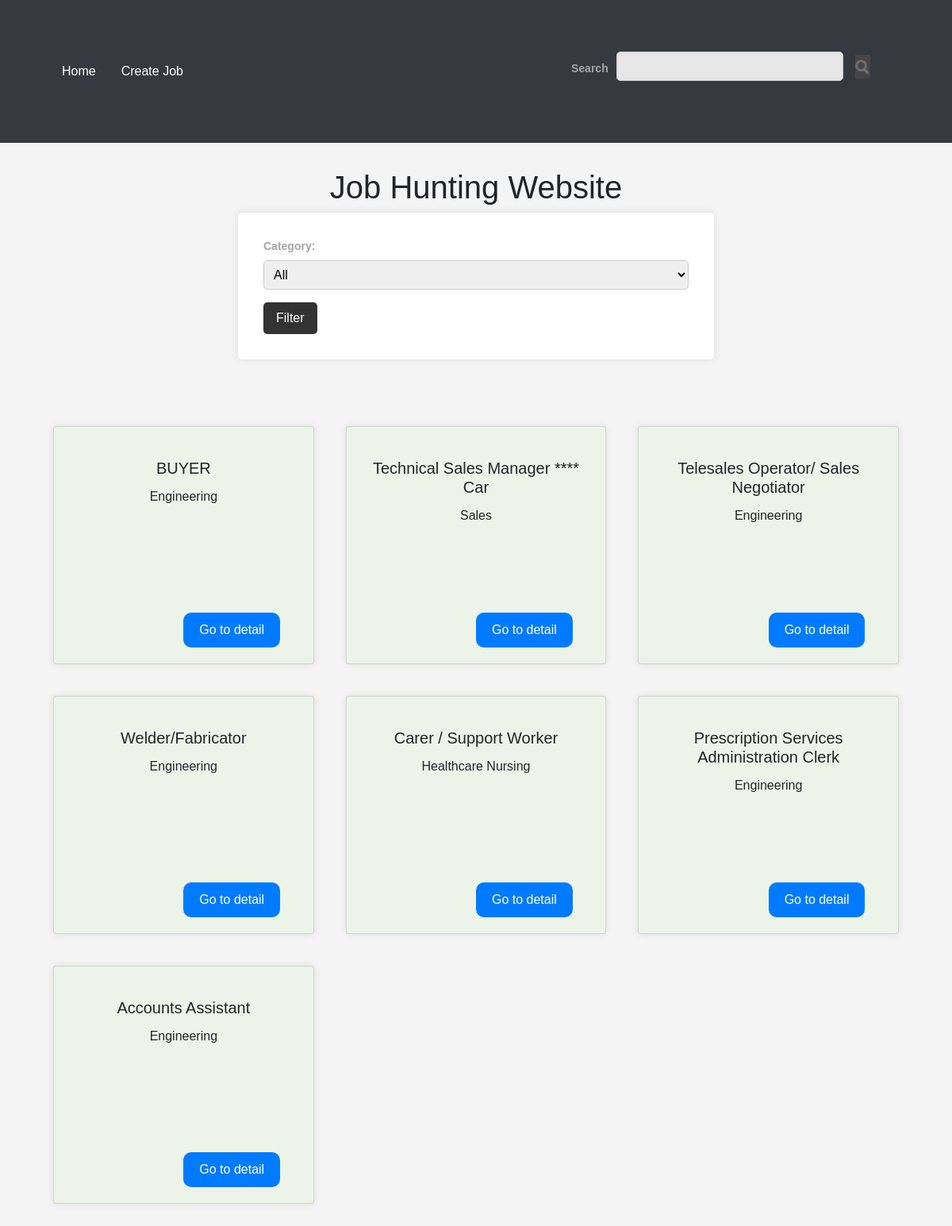
Before: / with the older database file.
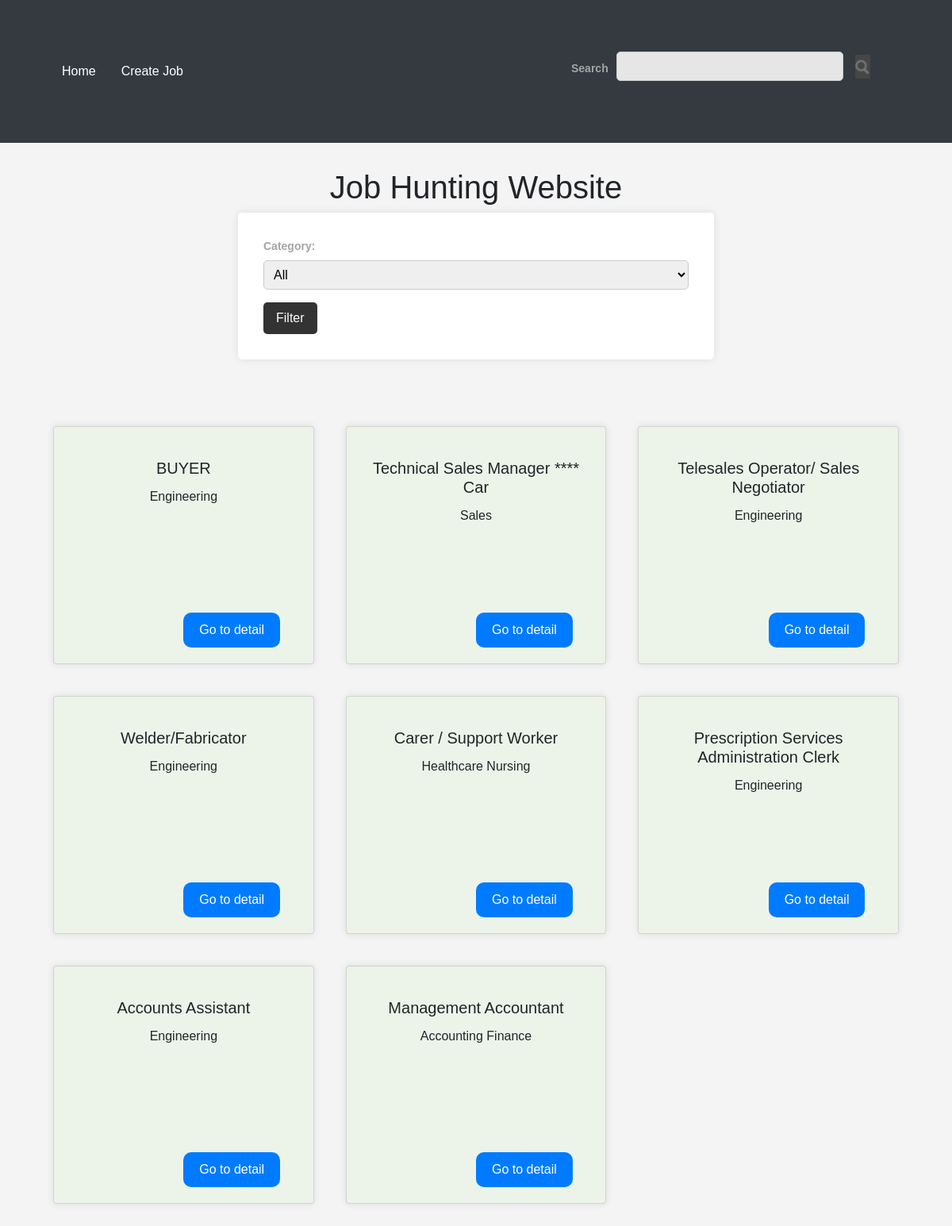
After: the same page with the newer database file.
### app.py (models this page shows)
class Job(db.Model):
    id = db.Column(db.Integer, primary_key=True)
    title = db.Column(db.String(100), nullable=False)
    description = db.Column(db.Text, nullable=False)
    category = db.Column(db.String(50), nullable=False)
    salary = db.Column(db.String(50), nullable=True)

### app.py (the view)
@app.route('/')
def index():
    category_filter = request.args.get('category')
    if category_filter:
        jobs = Job.query.filter_by(category=category_filter).all()
    else:
        jobs = Job.query.all()
    categories = ['Engineering', 'Healthcare Nursing', 'Accounting Finance', 'Sales']
    return render_template('index.html', jobs=jobs, categories=categories, selected_category=category_filter)

### templates/index.html (shortened to what this page needs)
{% extends 'base.html' %}
{% block content %}
<link rel="stylesheet" type="text/css" href="{{ url_for('static', filename='index-page.css') }}">
<h1>Job Hunting Website</h1>
<form method="GET" action="{{ url_for('index') }}">
  <label for="category">Category:</label>
  <select id="category" name="category">
    <option value="">All</option>
  </select>
  <button type="submit">Filter</button>
</form>
<div class="container"></div>
<div class="row">
  {% for job in jobs %}
  <div class="col-md-4">
    <div class="card">
      <div class="card-body">
        <h5 class="card-title">{{ job.title }}</h5>
        <p class="card-text">{{ job.category }}</p>
        <a href="{{ url_for('job_detail', job_id=job.id) }}" class="btn btn-primary">Go to detail</a>
      </div>
    </div>
  </div>
  {% endfor %}
</div>
</div>
{% endblock %}

### templates/base.html (shortened to what this page needs)
<!DOCTYPE html>
<html lang="en">
<head>
    <link rel="stylesheet" href="https://stackpath.bootstrapcdn.com/bootstrap/4.3.1/css/bootstrap.min.css"
>
</head>
<body>
    <nav class="navbar navbar-expand-lg navbar-dark bg-dark">
        <div class="container">
            <div class="collapse navbar-collapse" id="navbarSupportedContent">
                <ul class="navbar-nav mr-auto">
                    <li class="nav-item active">
                        <a href="{{ url_for('index') }}">Home</a>
                    </li>
                    <li class="nav-item">
                        <a href="{{ url_for('create_job') }}">Create Job</a>
                    </li>
                </ul>
                <form action="/search" method="POST" class="search-form">
                    <label for="search-string">Search</label>
                    <div class="fields">
                        <input type="text" name="searchword" class="field" />
                        <input type="submit" name="search" value="" class="submit" />
                    </div>
                </form>
            </div>
        </div>
    </nav>
    <div class="container">
        {% block content %}{% endblock %}
</body>
</html>

### static/index-page.css (style rules this page uses)
.card { padding: 20px 10px; margin: 20px 5px; height: 300px; background-color: #ecf4ea; box-shadow: 0 0 10px rgba(21, 21, 21, 0.1); transition: all 0.2s ease-in-out; justify-content: space-between; align-items: center; overflow: hidden; }
.card-body { text-align: center; }
.btn-primary { padding: 10px 20px; font-size: 16px; border-radius: 10px; color: #fff; border: none; }
.btn { display: block; position: absolute; bottom: 20px; left: 50%; }

### templates/base.html (style rules this page uses)
body { font-family: Arial, sans-serif; margin: 0; padding: 0; background-color: #f4f4f4; }
nav { background-color: #333; color: #fff; padding: 1em; text-align: center; }
nav a { color: #fff; margin: 0 1em; text-decoration: none; }
.container { padding: 2em; }
form { background-color: #fff; padding: 2em; border-radius: 5px; box-shadow: 0 0 10px rgba(0, 0, 0, 0.1); max-width: 600px; margin: 0 auto; }
label { display: block; margin-bottom: 0.5em; font-weight: bold; }
input[type="text"], textarea, select { width: 100%; padding: 0.5em; margin-bottom: 1em; border: 1px solid #ccc; border-radius: 5px; }
button { background-color: #333; color: #fff; padding: 0.5em 1em; border: none; border-radius: 5px; cursor: pointer; }
h1 { text-align: center; }
.search-form { background-color: #343a40; width: 450px; height: 100px; margin: 0; padding: 32px; font-family: Arial, sans-serif; font-size: 16px; box-shadow: none; display: flex; align-items: center; }
label { font-size: 14px; font-weight: bold; color: #a5a5a5; margin-right: 5px; }
.fields { display: flex; align-items: center; width: 100%; background-color: dark; padding: 0 5px; border-radius: 5px; }
.field { width: 100%; background: #e7e6e6; border: none; padding: 7px; font-size: 14px; box-sizing: border-box; }
.submit { width: 30px; height: 30px; background: url(static/search-submit.gif) no-repeat center; background-size: contain; border: none; cursor: submit; margin-left: 10px; margin-bottom: 12px; }

Changed rows visible on the page:
added Job: title "Management Accountant", category "Accounting Finance"
